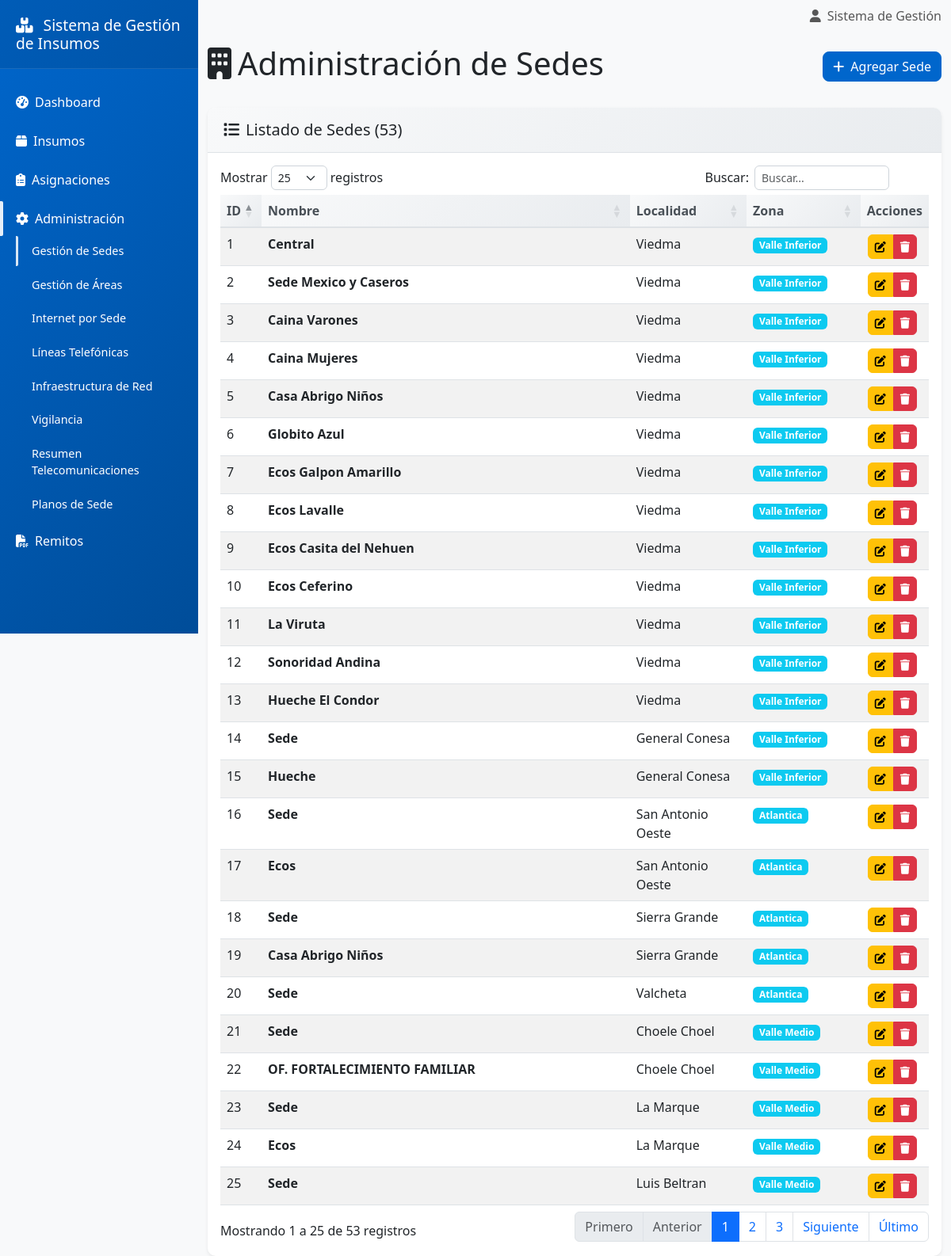
The app's page /pages/admin/sedes.php with its own data.
### tables this page shows
CREATE TABLE `sedes` (
  `id_sede` int(11) NOT NULL,
  `id_localidad` int(11) NOT NULL,
  `nombre_sede` varchar(100) NOT NULL,
  `direccion` varchar(255) DEFAULT NULL
);

CREATE TABLE `localidades` (
  `id_localidad` int(11) NOT NULL,
  `id_zona` int(11) NOT NULL,
  `nombre_localidad` varchar(100) NOT NULL
);

CREATE TABLE `zonas` (
  `id_zona` int(11) NOT NULL,
  `nombre_zona` varchar(100) NOT NULL
);

### pages/admin/sedes.php (the view, shortened to what this page needs)
<?php
$conexion = conectarDB();
$sql = "SELECT s.*, l.nombre_localidad, z.nombre_zona
        FROM sedes s
        JOIN localidades l ON s.id_localidad = l.id_localidad
        JOIN zonas z ON l.id_zona = z.id_zona
        ORDER BY z.nombre_zona, l.nombre_localidad, s.nombre_sede";
$stmt = $conexion->query($sql);
$sedes = $stmt->fetchAll();
?>
<?php include '../../includes/header.php'; ?>
<div class="row">
    <div class="col-12">
        <div class="d-flex justify-content-between align-items-center mb-4">
            <h1>
                <i class="fas fa-building me-2"></i>Administración de Sedes
            </h1>
            <button type="button" class="btn btn-primary" data-bs-toggle="modal" data-bs-target="#modalSede">
                <i class="fas fa-plus me-2"></i>Agregar Sede
            </button>
        </div>
    </div>
</div>
<div class="card">
    <div class="card-header">
        <h5 class="mb-0">
            <i class="fas fa-list me-2"></i>Listado de Sedes (<?php echo count($sedes); ?>)
        </h5>
    </div>
    <div class="card-body">
        <?php if (empty($sedes)): ?>
            <div class="text-center py-4">
                <i class="fas fa-building fa-3x text-muted mb-3"></i>
                <h5 class="text-muted">No hay sedes registradas</h5>
                <p class="text-muted">Agregue la primera sede para comenzar</p>
            </div>
        <?php else: ?>
            <div class="table-responsive">
                <table class="table table-striped datatable" id="tablaSedes">
                    <thead>
                        <tr>
                            <th>ID</th>
                            <th>Nombre</th>
                            <th>Localidad</th>
                            <th>Zona</th>
                            <th>Acciones</th>
                        </tr>
                    </thead>
                    <tbody>
                        <?php foreach ($sedes as $sede): ?>
                            <tr>
                                <td><?php echo $sede['id_sede']; ?></td>
                                <td><strong><?php echo htmlspecialchars($sede['nombre_sede']); ?></strong></td>
                                <td><?php echo htmlspecialchars($sede['nombre_localidad']); ?></td>
                                <td>
                                    <span class="badge bg-info"><?php echo $sede['nombre_zona']; ?></span>
                                </td>
                                <td>
                                    <div class="btn-group" role="group">
                                        <button type="button"
                                                class="btn btn-sm btn-warning"
                                                onclick="editarSede(<?php echo htmlspecialchars(json_encode($sede)); ?>)"
                                                data-bs-toggle="tooltip"
                                                title="Editar">
                                            <i class="fas fa-edit"></i>
                                        </button>
                                        <button type="button"
                                                class="btn btn-sm btn-danger"
                                                onclick="eliminarItem(<?php echo $sede['id_sede']; ?>, 'sede')"
                                                data-bs-toggle="tooltip"
                                                title="Eliminar">
                                            <i class="fas fa-trash"></i>
                                        </button>
                                    </div>
                                </td>
                            </tr>
                        <?php endforeach; ?>
                    </tbody>
                </table>
            </div>
        <?php endif; ?>
    </div>
</div>
<?php include '../../includes/footer.php'; ?>

### public/css/style.css (style rules this page uses)
:root { --primary-color: #0066cc; --secondary-color: #ffffff; --success-color: #009933; --warning-color: #ffcc00; --danger-color: #cc0000; --info-color: #0099cc; --light-color: #f8f9fa; --dark-color: #212529; }
body { font-family: 'Segoe UI', Tahoma, Geneva, Verdana, sans-serif; background-color: #f8f9fa; margin: 0; padding: 0; }
.card { border: none; border-radius: 10px; box-shadow: 0 0.125rem 0.25rem rgba(0, 0, 0, 0.075); transition: all 0.3s ease; }
.card-header { background: linear-gradient(135deg, #f8f9fa 0%, #e9ecef 100%); border-bottom: 1px solid #dee2e6; border-radius: 10px 10px 0 0 !important; padding: 1rem 1.25rem; font-weight: 600; }
.btn { border-radius: 8px; font-weight: 500; transition: all 0.3s ease; }
.btn-primary { background-color: var(--primary-color); border-color: var(--primary-color); }
.btn-sm { padding: 0.25rem 0.5rem; font-size: 0.875rem; border-radius: 6px; }
.table { margin-bottom: 0; }
.table thead th { background: linear-gradient(135deg, #f8f9fa 0%, #e9ecef 100%); border-bottom: 2px solid #dee2e6; font-weight: 600; color: #495057; }
.badge { font-size: 0.75em; padding: 0.35em 0.65em; border-radius: 6px; }
.btn-group .btn { margin: 0 1px; }
.btn-group .btn[onclick] { cursor: pointer; pointer-events: auto; }
.dataTables_wrapper .btn-group .btn { pointer-events: auto !important; }

### records on screen
sedes: id_sede "17", nombre_sede "Ecos", id_localidad.nombre_localidad "San Antonio Oeste", zonas.nombre_zona "Atlantica"
sedes: id_sede "16", nombre_sede "Sede", id_localidad.nombre_localidad "San Antonio Oeste", zonas.nombre_zona "Atlantica"
sedes: id_sede "19", nombre_sede "Casa Abrigo Niños", id_localidad.nombre_localidad "Sierra Grande", zonas.nombre_zona "Atlantica"
sedes: id_sede "18", nombre_sede "Sede", id_localidad.nombre_localidad "Sierra Grande", zonas.nombre_zona "Atlantica"
sedes: id_sede "20", nombre_sede "Sede", id_localidad.nombre_localidad "Valcheta", zonas.nombre_zona "Atlantica"
sedes: id_sede "15", nombre_sede "Hueche", id_localidad.nombre_localidad "General Conesa", zonas.nombre_zona "Valle Inferior"
sedes: id_sede "14", nombre_sede "Sede", id_localidad.nombre_localidad "General Conesa", zonas.nombre_zona "Valle Inferior"
sedes: id_sede "4", nombre_sede "Caina Mujeres", id_localidad.nombre_localidad "Viedma", zonas.nombre_zona "Valle Inferior"
sedes: id_sede "3", nombre_sede "Caina Varones", id_localidad.nombre_localidad "Viedma", zonas.nombre_zona "Valle Inferior"
sedes: id_sede "5", nombre_sede "Casa Abrigo Niños", id_localidad.nombre_localidad "Viedma", zonas.nombre_zona "Valle Inferior"
sedes: id_sede "1", nombre_sede "Central", id_localidad.nombre_localidad "Viedma", zonas.nombre_zona "Valle Inferior"
sedes: id_sede "9", nombre_sede "Ecos Casita del Nehuen", id_localidad.nombre_localidad "Viedma", zonas.nombre_zona "Valle Inferior"
sedes: id_sede "10", nombre_sede "Ecos Ceferino", id_localidad.nombre_localidad "Viedma", zonas.nombre_zona "Valle Inferior"
sedes: id_sede "7", nombre_sede "Ecos Galpon Amarillo", id_localidad.nombre_localidad "Viedma", zonas.nombre_zona "Valle Inferior"
sedes: id_sede "8", nombre_sede "Ecos Lavalle", id_localidad.nombre_localidad "Viedma", zonas.nombre_zona "Valle Inferior"
sedes: id_sede "6", nombre_sede "Globito Azul", id_localidad.nombre_localidad "Viedma", zonas.nombre_zona "Valle Inferior"
sedes: id_sede "13", nombre_sede "Hueche El Condor", id_localidad.nombre_localidad "Viedma", zonas.nombre_zona "Valle Inferior"
sedes: id_sede "11", nombre_sede "La Viruta", id_localidad.nombre_localidad "Viedma", zonas.nombre_zona "Valle Inferior"
sedes: id_sede "2", nombre_sede "Sede Mexico y Caseros", id_localidad.nombre_localidad "Viedma", zonas.nombre_zona "Valle Inferior"
sedes: id_sede "12", nombre_sede "Sonoridad Andina", id_localidad.nombre_localidad "Viedma", zonas.nombre_zona "Valle Inferior"
sedes: id_sede "22", nombre_sede "OF. FORTALECIMIENTO FAMILIAR", id_localidad.nombre_localidad "Choele Choel", zonas.nombre_zona "Valle Medio"
sedes: id_sede "21", nombre_sede "Sede", id_localidad.nombre_localidad "Choele Choel", zonas.nombre_zona "Valle Medio"
sedes: id_sede "24", nombre_sede "Ecos", id_localidad.nombre_localidad "La Marque", zonas.nombre_zona "Valle Medio"
sedes: id_sede "23", nombre_sede "Sede", id_localidad.nombre_localidad "La Marque", zonas.nombre_zona "Valle Medio"
sedes: id_sede "25", nombre_sede "Sede", id_localidad.nombre_localidad "Luis Beltran", zonas.nombre_zona "Valle Medio"

### other values on screen
APP_NAME "Sistema de Gestión de Insumos"
count($sedes) "53"
